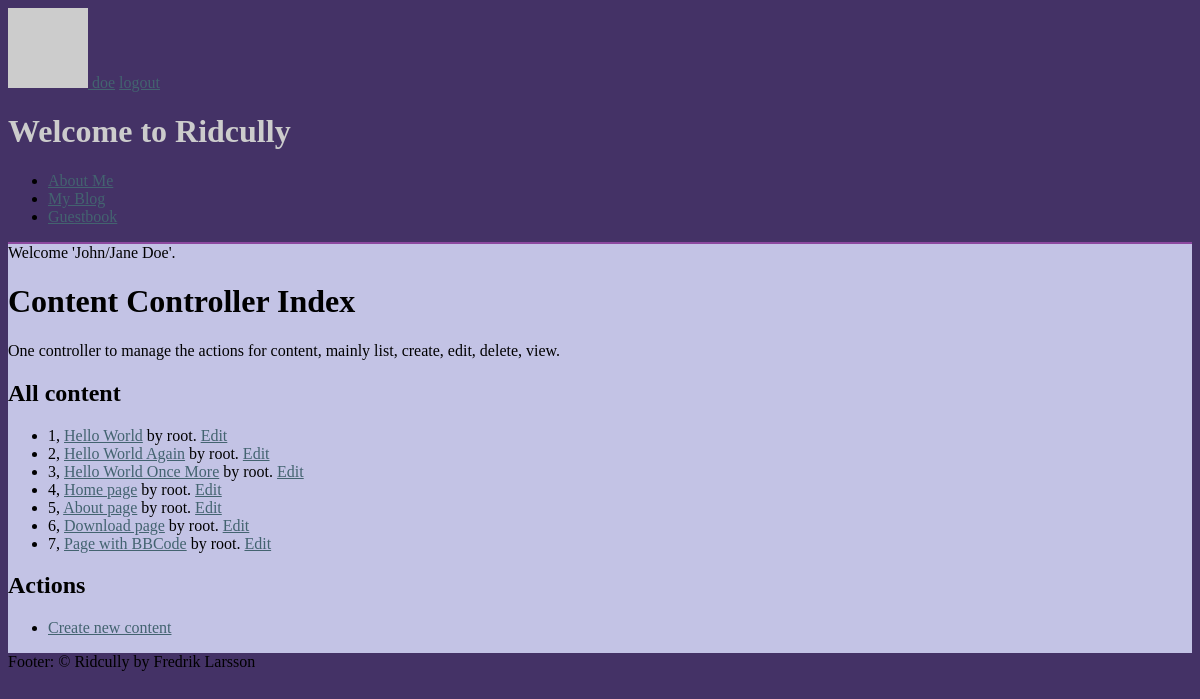
/content (signed in), run on the app's committed database.
### tables this page shows
CREATE TABLE r_content (id INTEGER PRIMARY KEY, key TEXT KEY, type TEXT, title TEXT, data TEXT, filter TEXT, idUser INT, created DATETIME default (datetime('now')), updated DATETIME default NULL, deleted DATETIME default NULL, FOREIGN KEY(idUser) REFERENCES r_user(id));

CREATE TABLE r_user (id INTEGER PRIMARY KEY, acronym TEXT UNIQUE, name TEXT, email TEXT UNIQUE, password TEXT, created DATETIME default (datetime('now')), updated DATETIME default NULL);

### index.php (called while the page is built, shortened)
<?php
require(RIDCULLY_INSTALL_PATH . '/src/CRidcully/bootstrap.php');
$r = CRidcully::Instance();
$r->FrontControllerRoute();
$r->ThemeEngineRender();

### src/CDatabase/CDatabase.php (called while the page is built, shortened)
<?php
class CDatabase {
  private $db = null;
  public function __construct($dsn, $username = null, $password = null, $driver_options = null) {
    $this->db = new PDO($dsn, $username, $password, $driver_options);
    $this->db->SetAttribute(PDO::ATTR_ERRMODE, PDO::ERRMODE_EXCEPTION);
  }
  public function ExecuteSelectQueryAndFetchAll($query, $params=array()){
    $this->stmt = $this->db->prepare($query);
    $this->stmt->execute($params);
    return $this->stmt->fetchAll(PDO::FETCH_ASSOC);
  }
}

### src/CMContent/CMContent.php (called while the page is built, shortened)
<?php
class CMContent extends CObject implements IHasSQL, ArrayAccess, IModule {
  public static function SQL($key=null) {
    $order_order  = isset($args['order-order']) ? $args['order-order'] : 'ASC';
    $order_by     = isset($args['order-by'])    ? $args['order-by'] : 'id';
    $queries = array(
      'drop table content'        => "DROP TABLE IF EXISTS r_content;",
      'create table content'      => "CREATE TABLE IF NOT EXISTS r_content (id INTEGER PRIMARY KEY, key TEXT KEY, type TEXT, title TEXT, data TEXT, filter TEXT, idUser INT, created DATETIME default (datetime('now')), updated DATETIME default NULL, deleted DATETIME default NULL, FOREIGN KEY(idUser) REFERENCES r_user(id));",
      'insert content'            => 'INSERT INTO r_content (key,type,title,data,filter,idUser) VALUES (?,?,?,?,?,?);',
      'select * by id'            => 'SELECT c.*, u.acronym as owner FROM r_content AS c INNER JOIN r_user as u ON c.idUser=u.id WHERE c.id=? AND deleted IS NULL;',
      'select * by key'           => 'SELECT c.*, u.acronym as owner FROM r_content AS c INNER JOIN r_user as u ON c.idUser=u.id WHERE c.key=? AND deleted IS NULL;',
      'select * by type'          => "SELECT c.*, u.acronym as owner FROM r_content AS c INNER JOIN r_user as u ON c.idUser=u.id WHERE type=?  AND deleted IS NULL ORDER BY {$order_by} {$order_order};",
      'select *'                  => 'SELECT c.*, u.acronym as owner FROM r_content AS c INNER JOIN r_user as u ON c.idUser=u.id AND deleted IS NULL;',
      'update content'            => "UPDATE r_content SET key=?, type=?, title=?, data=?, filter=?, updated=datetime('now') WHERE id=? AND deleted IS NULL;",
      'update content as deleted' => "UPDATE r_content SET deleted = datetime('now') WHERE id=?",
    );
    return $queries[$key];
  }
  public function ListAll($args=null) {
    try {
      if(isset($args) && isset($args['type'])) {
        return $this->database->ExecuteSelectQueryAndFetchAll(self::SQL('select * by type', $args), array($args['type']));
      } else {
        return $this->database->ExecuteSelectQueryAndFetchAll(self::SQL('select *', $args));
      }
    } catch(Exception $e) {
      echo $e;
      return null;
    }
  }
}

### src/CCContent/CCContent.php (called while the page is built, shortened)
<?php
class CCContent extends CObject implements IController {
    public function Index() {
        $content = new CMContent();
        $this->views->SetTitle('Content Controller');
        $this->views->AddInclude(__DIR__ . '/index.tpl.php', array(
                        'contents' => $content->ListAll(),
                    ), 'primary');
    }
}

### src/CRidcully/bootstrap.php (called while the page is built, shortened)
<?php
function autoload($aClassName) {
  $classFile = "/src/{$aClassName}/{$aClassName}.php";
   $file1 = RIDCULLY_INSTALL_PATH . $classFile;
}

### src/CRequest/CRequest.php (called while the page is built, shortened)
<?php
class CRequest {
	public function __construct($uriType=0) {
    $this->cleanUri       = $uriType= 1 ? true : false;
	}
	public function CreateUri($uri=null, $method=null, $arguments=null) {
		if(!empty($uri) && (strpos($uri, '://') || $uri[0] == '/')) {
			return $uri;
		}
    $prepend = $this->base_uri;
    $uri = trim($uri, '/');
    $method = empty($method) ? null : '/' . trim($method, '/');
    $arguments = empty($arguments) ? null : '/' . trim($arguments, '/');
    return $prepend . rtrim("$uri$method$arguments", '/');
  }
  public function Init($baseUri = null, $routing=null) {
		$scriptPart = $scriptName = $_SERVER['SCRIPT_NAME'];
		$currentUri = $this->GetCurrentUri();
		$parts 	    = parse_url($currentUri);
		$baseUri 		= !empty($baseUri) ? $baseUri : "{$parts['scheme']}://{$parts['host']}" . (isset($parts['port']) ? ":{$parts['port']}" : '') . rtrim(dirname($scriptName), '/');
		$this->base_uri 	= rtrim($baseUri, '/') . '/';
  }
	public function GetCurrentUri() {
    $uri = "http";
    $uri .= (@$_SERVER["HTTPS"] == "on") ? 's' : '';
    $uri .= "://";
    $serverPort = ($_SERVER["SERVER_PORT"] == "80") ? '' :
    (($_SERVER["SERVER_PORT"] == 443 && @$_SERVER["HTTPS"] == "on") ? '' : ":{$_SERVER['SERVER_PORT']}");
    $uri .= $_SERVER["SERVER_NAME"] . $serverPort . htmlspecialchars($_SERVER["REQUEST_URI"]);
		return $uri;
	}
}

### src/CCContent/index.tpl.php (the view)
<h1>Content Controller Index</h1>
<p>One controller to manage the actions for content, mainly list, create, edit, delete, view.</p>
<h2>All content</h2>
<?php if($contents != null):?>
  <ul>
  <?php foreach($contents as $val):?>
    <li><?=$val["id"]?>, <a href="<?=create_uri("page/view/{$val["id"]}")?>"><?=$val["title"]?></a> by <?=$val["owner"]?>. <a href='<?=create_uri("content/edit/{$val["id"]}")?>'>Edit</a>
  <?php endforeach; ?>
  </ul>
<?php else:?>
  <p>No content exists.</p>
<?php endif;?>
<h2>Actions</h2>
<ul>
  <li><a href='<?=create_uri('content/create')?>'>Create new content</a>
</ul>

### src/CViewContainer/CViewContainer.php (shortened to what this page needs)
<?php
class CViewContainer {
   private $views = array();
   public function AddInclude($file, $variables=array(), $region='default') {
     $this->views[$region][] = array('type' => 'include', 'file' => $file, 'variables' => $variables);
     return $this;
  }
  public function AddString($string, $variables=array(), $region='default')
  {
    $this->views[$region][] = array('type'=>'string', 'string' => $string, 'variables' => $variables);
    return $this;
  }
  public function Render($region='default') {
    if(!isset($this->views[$region])) return;
    foreach($this->views[$region] as $view) {
      switch($view['type']) {
        case 'include': if(isset($view['variables'])) extract($view['variables']); include($view['file']); break;
        case 'string': if(isset($view['variables'])) extract($view['variables']); echo $view['string']; break;
      }
     }
  }
}

### site/themes/modtheme/style.css (style rules this page uses)
html { background-color: #443266; }
body { background-color: #C3C3E5; }
a { color:#436370 }
#header > h1 { color: #ccc; }

### data on the page
r_content: id "1", title "Hello World", idUser.acronym "root"
r_content: id "2", title "Hello World Again", idUser.acronym "root"
r_content: id "3", title "Hello World Once More", idUser.acronym "root"
r_content: id "4", title "Home page", idUser.acronym "root"
r_content: id "5", title "About page", idUser.acronym "root"
r_content: id "6", title "Download page", idUser.acronym "root"
r_content: id "7", title "Page with BBCode", idUser.acronym "root"

### other printed values
$r->user->GetAcronym() "doe"
$header "Welcome to Ridcully"
$val['label'] "About Me"
$val['label'] "My Blog"
$val['label'] "Guestbook"
$val['message'] "Welcome 'John/Jane Doe'."
$footer "Footer: © Ridcully by Fredrik Larsson"
